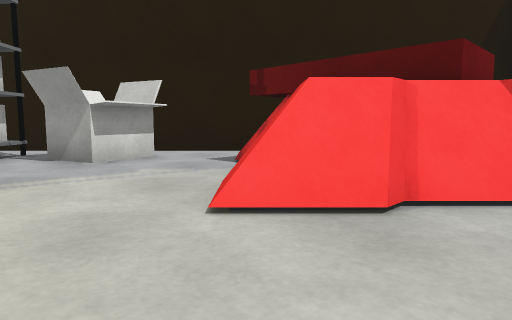
view 1 (above)

24 first-person views from a walk through a scene from a Unity 3-D project. The camera is 0.64 m above the floor, tilts 6° down and sees 70° across. The floor is counted in squares, 1 m on a side. Each view is taken from the middle of a square. On the plan, view 1 faces up. The plan holds only what a view shows up to about 10 squares ahead; the rest is blank. The place goes on beyond the plan. The player character is not drawn. Door leaves are left out, so doorways stand open. Surface patterns are stand-ins for the level's own textures.

view 2
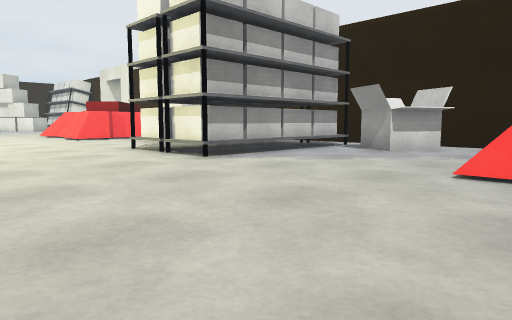

view 3
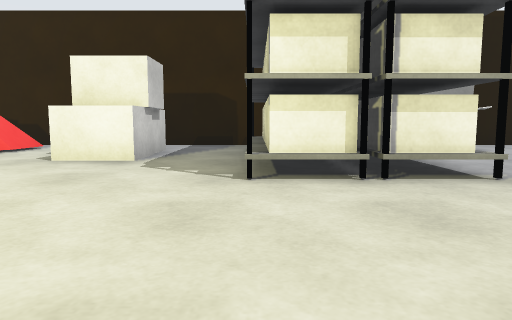

view 4
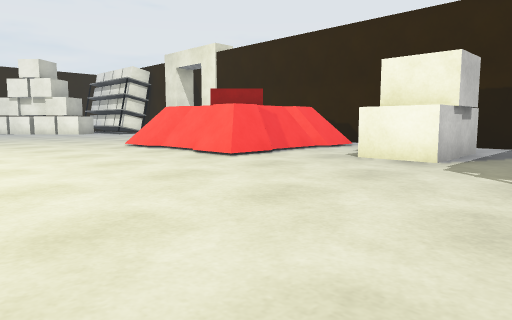

view 5
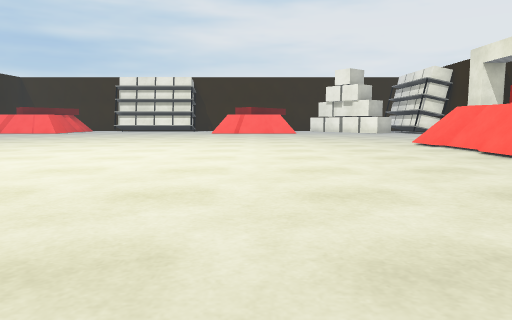

view 6
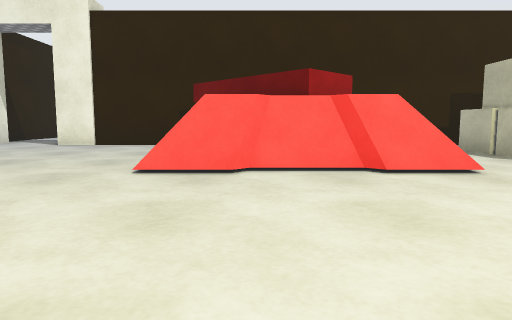

view 7
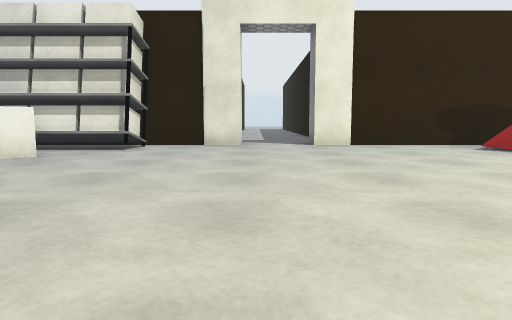

view 8
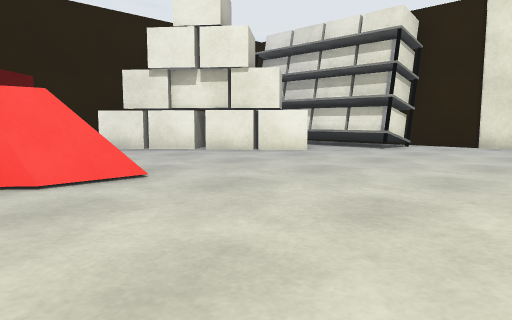

view 9
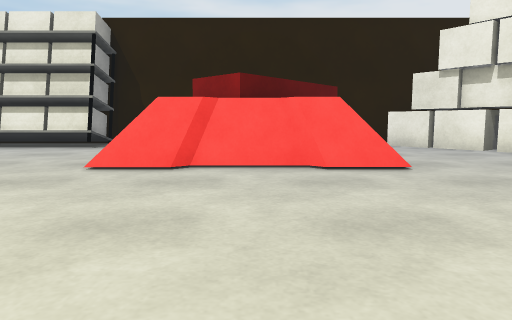

view 10
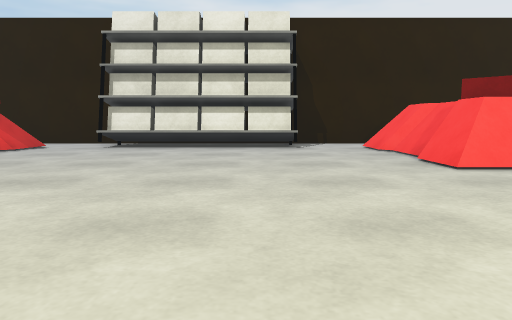

view 11
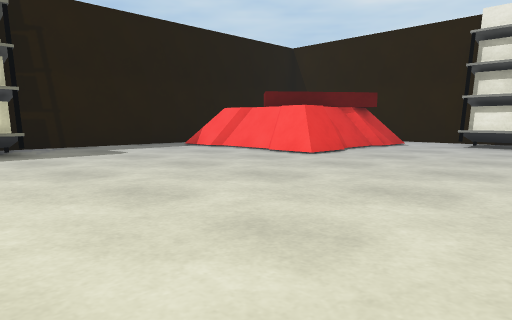

view 12
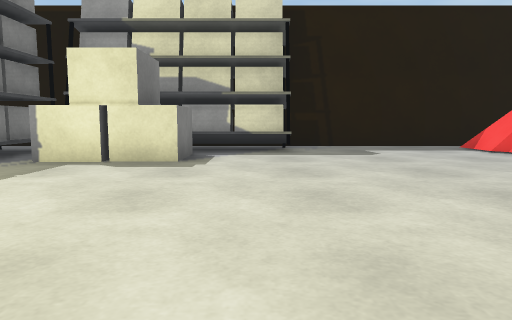

view 13
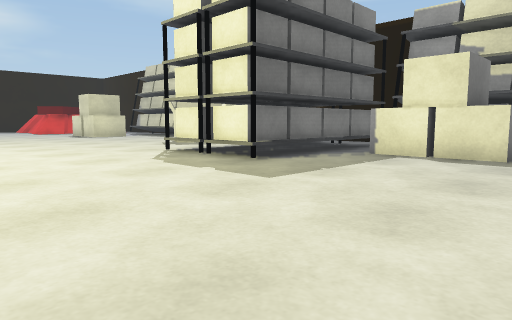

view 14
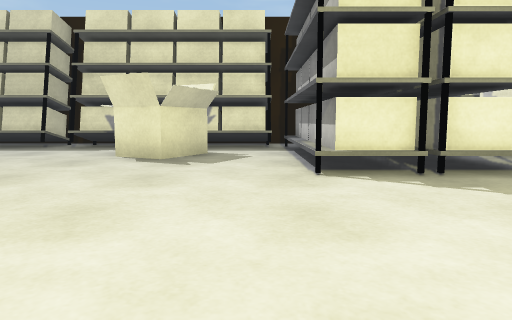

view 15
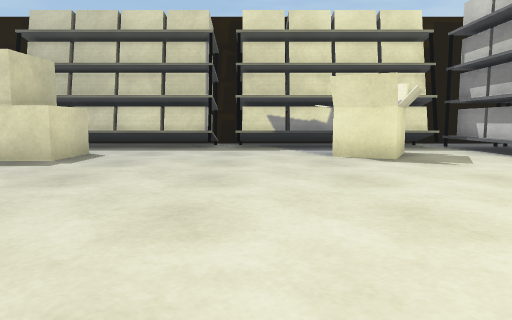

view 16
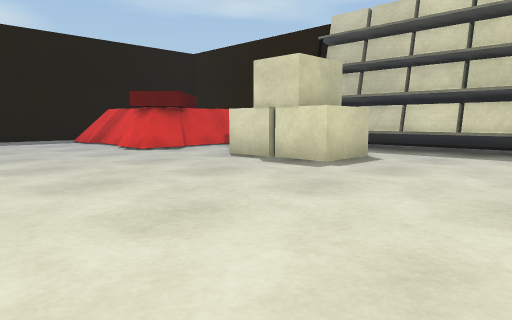

view 17
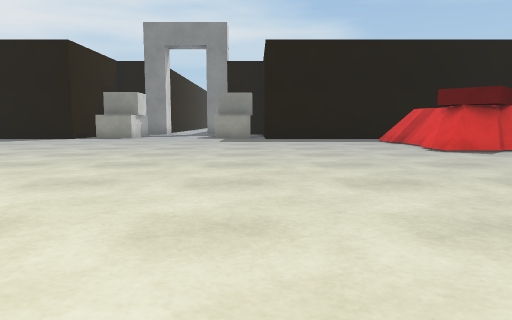

view 18
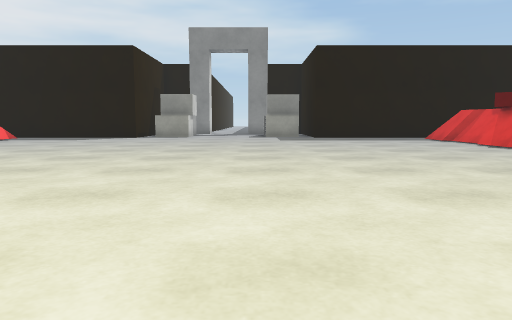

view 19
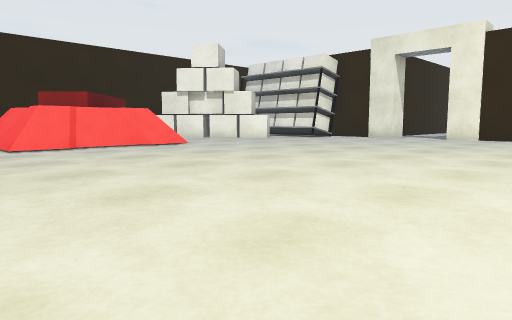

view 20
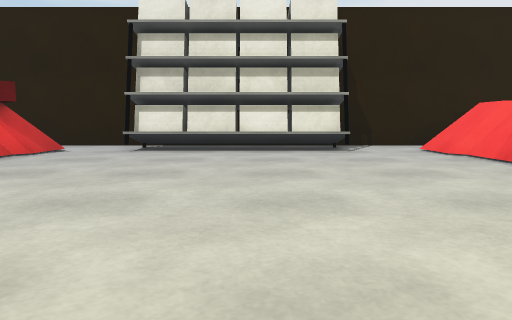

view 21
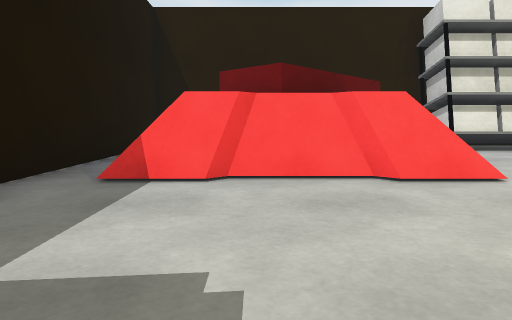

view 22
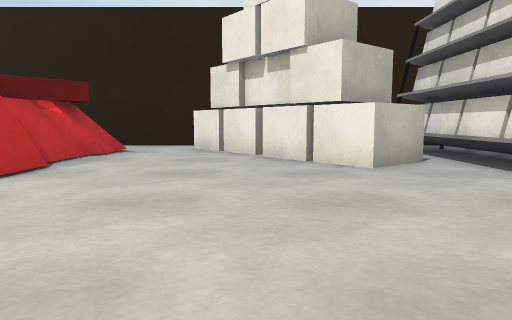

view 23
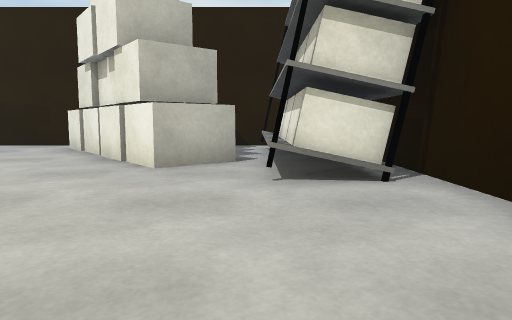

view 24
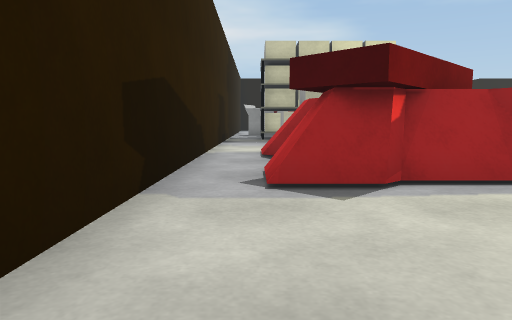

### Floor plan
Points are (right, up) in squares from view 1. A wall is a line through its corners. A room is listed if a view was taken in it or the views show most of it. See-through windows are left out.
Room 1 (views 1, 2, 3, 4, 5, 6, 7, 8, 9, 10, 11, 12, 13, 14, 15, 16, 17, 18, 19, 20, 21, 22, 23, 24)
walls: (-4.5, 8) (-20.5, 8); (-22.4, 8) (-27.2, 8); (0.5, 8) (-2.4, 8); (-25.6, -17.6) (-19.4, -17.6); (-30.7, -4.6) (-30.7, -8.5); (-30.7, -10.2) (-30.7, -14.5); (-30.7, 2.6) (-30.7, -1.6); (-30.7, 7.8) (-30.7, 5.4)
ways out: opening at (-30, -3); opening at (-25, -17); open door at (-21.5, 8)
objects: shelf (-30, -11) to (-29, -6); other object (-30, 2) to (-26, 5); shelf (-30, 6) to (-25, 7); other object (-29, -16) to (-25, -13); other object (-29, -4) to (-25, 0); shelf (-20, -17) to (-16, -16); box (-18, -15) to (-17, -14); other object (-16, 3) to (-12, 7); shelf (-15, -16) to (-15, -12); shelf (-14, -16) to (-13, -12); shelf (-12, -17) to (-8, -16); other object (-11, -15) to (-9, -13); box (-10, 4) to (-9, 6); shelf (-7, -17) to (-2, -16); shelf (-7, 2) to (-7, 7); shelf (-6, 2) to (-5, 7); box (-4, -14) to (-3, -13); other object (-3, 6) to (-2, 7); other object (0, -14) to (2, -12)

Positions as (right, up) in squares from view 1, and headings:
1: (0, 0), facing up
2: (1, -2), facing up-left
3: (-7, -2), facing up
4: (-7, -2), facing up-left
5: (-6, -2), facing left
6: (-15, -2), facing up
7: (-22, -2), facing up
8: (-21, -2), facing up-left
9: (-20, -2), facing left
10: (-20, -7), facing left
11: (-19, -8), facing down-left
12: (-20, -8), facing down
13: (-20, -7), facing down-right
14: (-12, -7), facing down
15: (-8, -7), facing down
16: (-8, -8), facing down-right
17: (-8, -8), facing right
18: (-9, -6), facing right
19: (-16, -6), facing up-left
20: (-21, -8), facing left
21: (-21, -15), facing left
22: (-21, 3), facing left
23: (-21, 6), facing left
24: (-20, 7), facing right
